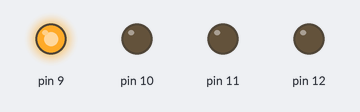
A sketch run on a simulated Arduino Uno, built with avr-gcc and run on an emulated ATmega328P. On the bench: output pins drawn as LEDs (lit = HIGH).

Above: at 0.2 s.
At 1.2 s:
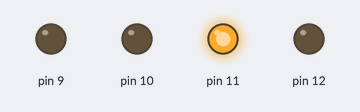
At 2.7 s:
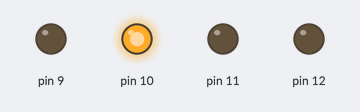
At 3.7 s:
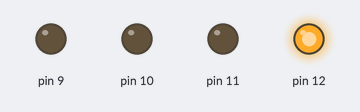
Timing chart, 0 to 4.6 s (numbered marks = the images above):
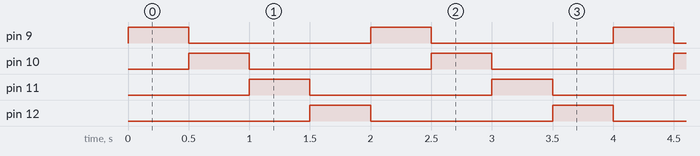

Measured:
- by itself, pin 9–12: alternates HIGH for 0.50 s and LOW for 1.5 s
- by itself, everything shown: repeats every 2.0 s, in 5 steps

The sketch:

4LEDs_LAUFLICHT.ino
```cpp
void setup() {
pinMode(12, OUTPUT);
pinMode(11,OUTPUT);
pinMode(10, OUTPUT);
pinMode(9, OUTPUT);
}

void loop() {
  digitalWrite(9, HIGH);
  delay(500);
  digitalWrite(9, LOW);
  digitalWrite(10, HIGH);
  delay(500);
  digitalWrite(10, LOW);
  digitalWrite(11, HIGH);
  delay(500);
  digitalWrite(11, LOW);
  digitalWrite(12, HIGH);
  delay(500);
  digitalWrite(12, LOW);
}
```
